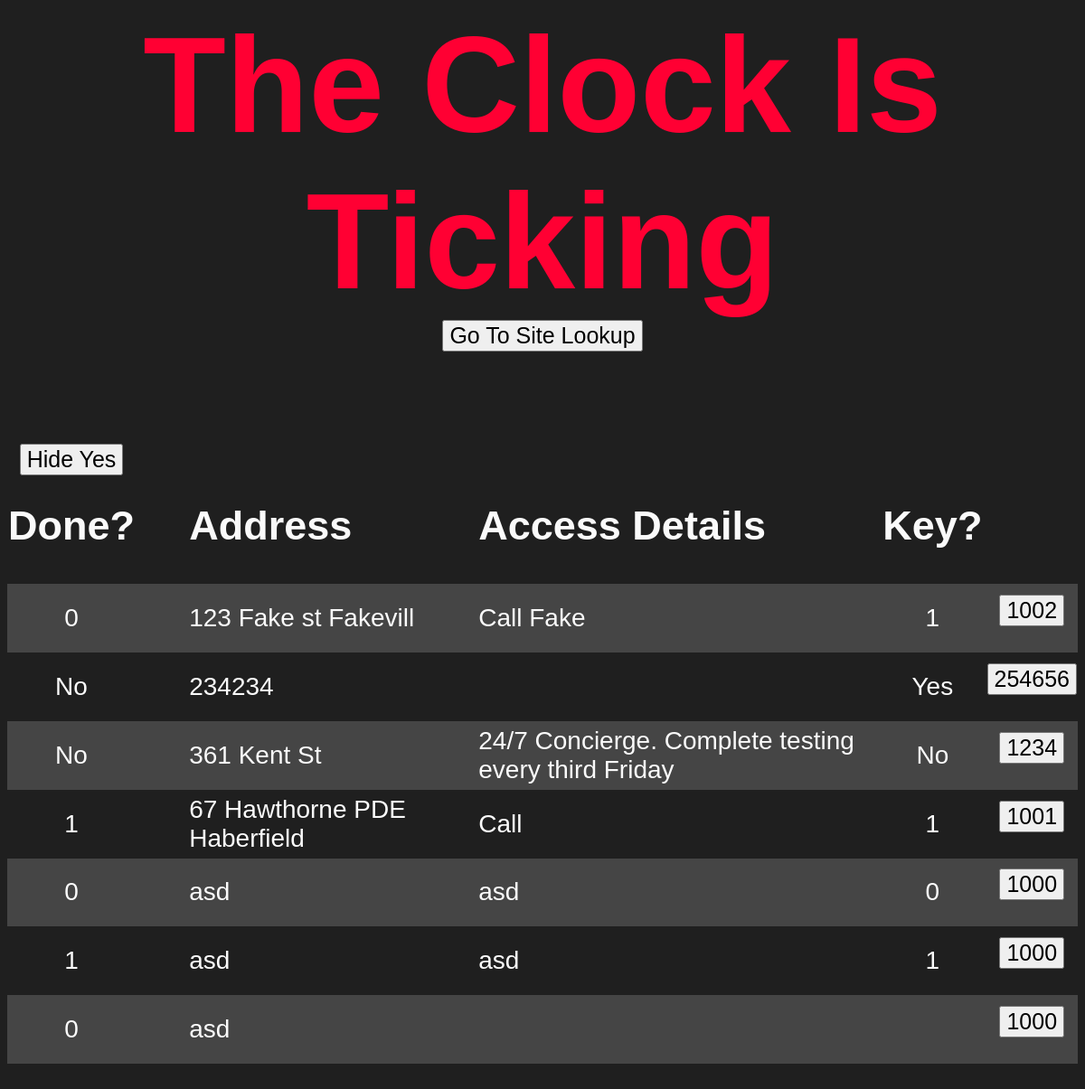
Page /monthly.php on the committed database.
### tables this page shows
CREATE TABLE "keys" (
	"id_number"	INTEGER,
	"address"	TEXT,
	"key_holder"	TEXT,
	"date_of_issue"	TEXT,
	"key_provider"	TEXT,
	"large"	TEXT,
	"fip"	TEXT,
	"pump"	TEXT,
	"access"	TEXT,
	"is_key"	TEXT,
	"unique"	INTEGER,
	"area"	INTEGER,
	PRIMARY KEY("unique" AUTOINCREMENT)
);

### monthly.php (the view, shortened to what this page needs)
<html>
<head>
</head>
<body>
    <h1>
        The Clock Is Ticking
        <br>
        <button style="font-size: 25px; text-align: center" id="myButton">Go To Site Lookup</button>
    </h1>
<table>
    <tr>
        <td style="background-color: #1f1f1f">
                <form action="monthly.php" method="post">
                    <input style="padding-top: 1%" type="submit" value="Hide Yes" name="hide">
                </form>
        </td>
    </tr>
    <tr>
        <td style="width: 10%"><h2>Done?</h2></td>
        <td style="padding-left: 5%; text-align: left"><h2>Address</h2></td>
        <td style="text-align: left; padding-left: 5%"><h2>Access Details</h2></td>
        <td style="width: 10%"><h2>Key?</h2></td>
    </tr>
    <?php
    $pdo = new PDO('sqlite:keys.db');
    if ($_POST['hide'] == "Hide Yes") {
        $statement = $pdo->query("SELECT * from keys WHERE fip IS 'No' ORDER BY address ASC");
    } else {
        $statement = $pdo->query("SELECT * from keys WHERE fip IS NOT NULL ORDER BY address ASC");
    }
    $keys = $statement->fetchAll(PDO::FETCH_ASSOC);
        foreach($keys as $row => $key){
            echo "<tr><h3>";
            echo "<td style='padding-top: 1%; padding-bottom: 1%'>" .  $key['fip']  .  "</td>";
            echo "<td style='text-align: left; padding-left: 5%'>" .  $key['address']  .  "</td>";
            echo "<td style='text-align: left; padding-left: 5%'>" .  $key['access']  .  "</td>";
            echo "<td>" .  $key['is_key']  .  "</td>";
            echo "<td style='padding-top: 1%'><form action='monthly.php' id='done' method='post'><input onclick='timeFunction()' name='done' type='submit' value=" . $key['id_number'] . "></form></td>";
            echo "</h3></tr>";
        }
    ?>
</table>
</body>
</html>

### monthly.php (style rules this page uses)
body { font-family: Century Gothic, CenturyGothic, AppleGothic, sans-serif; background: #1f1f1f; color: #fafafa; }
table, tr, td { border-collapse: collapse; }
tr:nth-child(odd) { background-color: #454545; }
table { width: 100%; margin: 100px auto; text-align: center; }
tr { height: 30px; font-size: 35px; }
td { font-size: 28px; }
h1 { font-size: 150px; text-align: center; color: #ff0033; padding-bottom: -10%; }
h2 { font-size: 45px; }
h3 { font-size: 45px; }
input { font-size: 25px; resize: none; font-family: Century Gothic, CenturyGothic, AppleGothic, sans-serif; }

### rows in the picture
keys: fip "0", address "123 Fake st Fakevill", access "Call Fake", is_key "1", done "1002"
keys: fip "No", address "234234", is_key "Yes", done "254656"
keys: fip "No", address "361 Kent St", access "24/7 Concierge. Complete testing every third Friday", is_key "No", done "1234"
keys: fip "1", address "67 Hawthorne PDE Haberfield", access "Call", is_key "1", done "1001"
keys: fip "0", address "asd", access "asd", is_key "0", done "1000"
keys: fip "1", address "asd", access "asd", is_key "1", done "1000"
keys: fip "0", address "asd", done "1000"
